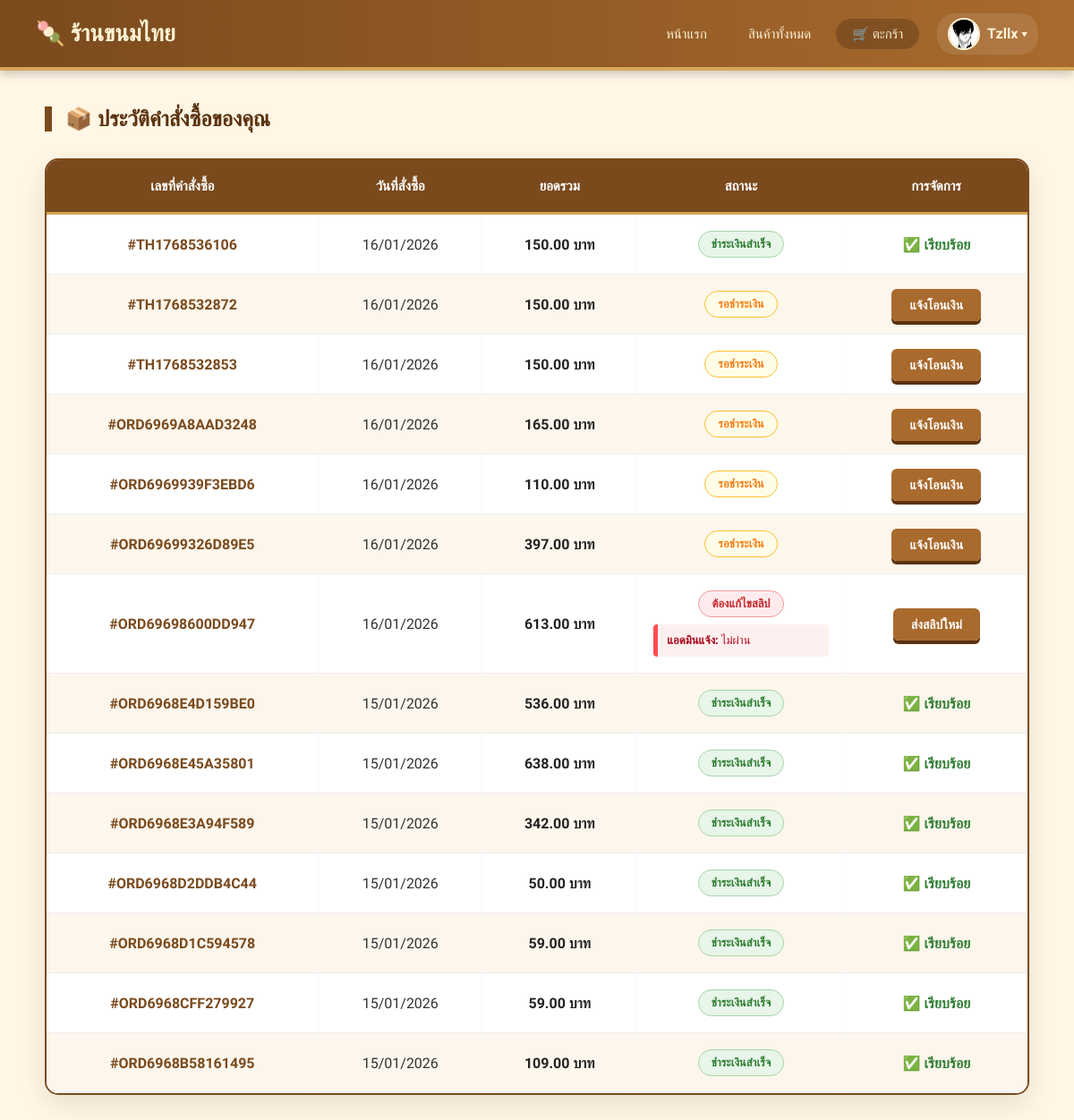
The page /my_orders.php (signed in) on the database its author committed.
### tables this page shows
CREATE TABLE `users` (
  `id` int(11) NOT NULL,
  `username` varchar(50) NOT NULL,
  `email` varchar(255) DEFAULT NULL,
  `phone` varchar(20) DEFAULT NULL,
  `address` text DEFAULT NULL,
  `profile_img` varchar(255) DEFAULT NULL,
  `password` varchar(255) NOT NULL,
  `created_at` timestamp NOT NULL DEFAULT current_timestamp(),
  `role` enum('admin','user') NOT NULL DEFAULT 'user',
  `last_active` datetime DEFAULT current_timestamp()
);

CREATE TABLE `orders` (
  `id` int(11) NOT NULL,
  `user_id` int(11) DEFAULT NULL,
  `receiver_name` varchar(100) DEFAULT NULL,
  `phone` varchar(20) DEFAULT NULL,
  `address` text DEFAULT NULL,
  `order_code` varchar(20) DEFAULT NULL,
  `total_price` int(11) DEFAULT NULL,
  `payment_method` varchar(20) NOT NULL,
  `created_at` datetime DEFAULT current_timestamp(),
  `status` varchar(20) NOT NULL DEFAULT 'pending',
  `slip_image` varchar(255) DEFAULT NULL,
  `transfer_time` datetime DEFAULT NULL,
  `reject_note` text DEFAULT NULL
);

### my_orders.php (the view, shortened to what this page needs)
<?php
require_once "db.php";
$user_id = $_SESSION['user_id'];
$orders = [];
$stmt_user = $pdo->prepare("SELECT profile_img, username FROM users WHERE id = ?");
$stmt_user->execute([$user_id]);
$user_data = $stmt_user->fetch(PDO::FETCH_ASSOC);
try {
    $sql = "SELECT id, order_code, total_price, status, created_at, reject_note
            FROM orders
            WHERE user_id = ?
            ORDER BY created_at DESC";
    $stmt = $pdo->prepare($sql);
    $stmt->execute([$user_id]);
    $orders = $stmt->fetchAll(PDO::FETCH_ASSOC);
} catch (PDOException $e) {
    error_log("Query Error: " . $e->getMessage());
}
?>
<!DOCTYPE html>
<html lang="th">
<head>
</head>
<body>
<header class="navbar">
    <a href="index.php" class="logo">🍡 ร้านขนมไทย</a>
    <nav>
        <a href="index.php">หน้าแรก</a>
        <a href="products.php">สินค้าทั้งหมด</a>
        <a href="cart.php" class="cart-link">
            🛒 ตะกร้า
        </a>
        <div class="user-menu-container">
            <div class="user-trigger">
                <?php if (!empty($user_data['profile_img']) && file_exists("uploads/" . $user_data['profile_img'])): ?>
                    <img src="uploads/<?= htmlspecialchars($user_data['profile_img']) ?>" class="user-avatar-nav">
                <?php else: ?>
                    <div class="user-avatar-initial"><?= mb_substr(htmlspecialchars($user_data['username']), 0, 1) ?></div>
                <?php endif; ?>
                <span><strong><?= htmlspecialchars($user_data['username']) ?></strong> ▾</span>
            </div>
        </div>
    </nav>
</header>
<div class="container">
    <h2>📦 ประวัติคำสั่งซื้อของคุณ</h2>
    <div class="order-table-container">
        <table>
            <thead>
                <tr>
                    <th>เลขที่คำสั่งซื้อ</th>
                    <th>วันที่สั่งซื้อ</th>
                    <th>ยอดรวม</th>
                    <th>สถานะ</th>
                    <th>การจัดการ</th>
                </tr>
            </thead>
            <tbody>
                <?php if (!empty($orders)): ?>
                    <?php foreach ($orders as $row): ?>
                    <tr>
                        <td style="font-weight:bold; color: #7a4a1d;">#<?= htmlspecialchars($row['order_code'] ?? $row['id']) ?></td>
                        <td><?= date('d/m/Y', strtotime($row['created_at'])) ?></td>
                        <td style="font-weight:bold; color: #222;"><?= number_format($row['total_price'], 2) ?> บาท</td>
                        <td>
                            <?php if ($row['status'] == 'paid'): ?>
                                <span class="status-pill status-paid">ชำระเงินสำเร็จ</span>
                            <?php elseif ($row['status'] == 'waiting_verification'): ?>
                                <span class="status-pill status-wait">ตรวจสอบสลิป</span>
                            <?php elseif ($row['status'] == 'pending' && !empty($row['reject_note'])): ?>
                                <span class="status-pill status-rejected">ต้องแก้ไขสลิป</span>
                                <div class="reject-box">
                                    <strong>แอดมินแจ้ง:</strong> <?= htmlspecialchars($row['reject_note']) ?>
                                </div>
                            <?php else: ?>
                                <span class="status-pill status-pending">รอชำระเงิน</span>
                            <?php endif; ?>
                        </td>
                        <td>
                            <?php if ($row['status'] == 'pending'): ?>
                                <a href="upload_slip.php?order_id=<?= $row['id'] ?>" class="btn-action">
                                    <?= !empty($row['reject_note']) ? 'ส่งสลิปใหม่' : 'แจ้งโอนเงิน' ?>
                                </a>
                            <?php elseif ($row['status'] == 'waiting_verification'): ?>
                                <span style="color: #666; font-size: 13px; font-style: italic;">⏳ กำลังตรวจสอบ...</span>
                            <?php else: ?>
                                <span style="color: #2e7d32; font-weight: bold;">✅ เรียบร้อย</span>
                            <?php endif; ?>
                        </td>
                    </tr>
                    <?php endforeach; ?>
                <?php endif; ?>
            </tbody>
        </table>
    </div>
</div>
</body>
</html>

### my_orders.php (style rules this page uses)
body { margin: 0; font-family: 'Sarabun', sans-serif; background: #fff6e5; color: #5a320f; }
.navbar { display: flex; justify-content: space-between; align-items: center; padding: 0 40px; height: 75px; background: linear-gradient(90deg, #7a4a1d, #a96a2d); border-bottom: 4px solid #d6a85a; position: sticky; top: 0; z-index: 1000; box-shadow: 0 4px 10px rgba(0,0,0,0.2); }
.navbar .logo { font-size: 26px; font-weight: bold; color: #fff3d6; text-decoration: none; }
.navbar nav { display: flex; align-items: center; gap: 10px; }
.navbar nav a { text-decoration: none; color: #fff3d6; padding: 8px 18px; border-radius: 25px; transition: 0.3s; font-size: 15px; }
.user-avatar-nav { width: 32px; height: 32px; border-radius: 50%; object-fit: cover; border: 2px solid #fff3d6; }
.cart-link { position: relative; background: rgba(0, 0, 0, 0.2) !important; }
.user-menu-container { position: relative; display: inline-block; margin-left: 10px; }
.user-trigger { color: #fff3d6; cursor: pointer; padding: 5px 12px; border-radius: 20px; display: flex; align-items: center; gap: 8px; background: rgba(255, 255, 255, 0.1); }
.container { max-width: 1100px; margin: 40px auto; padding: 0 20px; }
h2 { border-left: 8px solid #7a4a1d; padding-left: 15px; margin-bottom: 30px; }
.order-table-container { background: #ffffff; border-radius: 15px; overflow: hidden; box-shadow: 0 10px 30px rgba(0,0,0,0.1); border: 2px solid #7a4a1d; }
table { width: 100%; border-collapse: collapse; }
th { background-color: #7a4a1d; color: #ffffff; padding: 20px; text-align: center; font-size: 15px; border-bottom: 3px solid #d6a85a; }
td { padding: 18px; text-align: center; border-bottom: 1px solid #eee; border-right: 1px solid #f9f9f9; color: #333; }
td:last-child { border-right: none; }
tbody tr:nth-child(even) { background-color: #fdf6ec; }
.status-pill { padding: 6px 14px; border-radius: 20px; font-size: 13px; font-weight: bold; border: 1px solid; display: inline-block; }
.status-pending { background: #fffde7; color: #f57f17; border-color: #fbc02d; }
.status-paid { background: #e8f5e9; color: #2e7d32; border-color: #a5d6a7; }
.status-rejected { background: #ffebee; color: #c62828; border-color: #ef9a9a; }
.reject-box { margin-top: 8px; padding: 10px; background: #fff0f0; border-left: 5px solid #ff4d4f; border-radius: 4px; font-size: 13px; color: #a8071a; text-align: left; }
.btn-action { background: #a96a2d; color: #fff !important; padding: 10px 20px; border-radius: 6px; text-decoration: none; font-size: 14px; font-weight: bold; box-shadow: 0 4px 0 #5a320f; transition: 0.2s; }

### rows shown on the page
users: profile_img (picture), username "Tzllx"
orders: order_code "TH1768536106", created_at "16/01/2026", total_price "150.00", status "ชำระเงินสำเร็จ"
orders: order_code "TH1768532872", created_at "16/01/2026", total_price "150.00", status "รอชำระเงิน", shows "แจ้งโอนเงิน"
orders: order_code "TH1768532853", created_at "16/01/2026", total_price "150.00", status "รอชำระเงิน", shows "แจ้งโอนเงิน"
orders: order_code "ORD6969A8AAD3248", created_at "16/01/2026", total_price "165.00", status "รอชำระเงิน", shows "แจ้งโอนเงิน"
orders: order_code "ORD6969939F3EBD6", created_at "16/01/2026", total_price "110.00", status "รอชำระเงิน", shows "แจ้งโอนเงิน"
orders: order_code "ORD69699326D89E5", created_at "16/01/2026", total_price "397.00", status "รอชำระเงิน", shows "แจ้งโอนเงิน"
orders: order_code "ORD69698600DD947", created_at "16/01/2026", total_price "613.00", reject_note "ไม่ผ่าน", shows "ส่งสลิปใหม่"
orders: order_code "ORD6968E4D159BE0", created_at "15/01/2026", total_price "536.00", status "ชำระเงินสำเร็จ"
orders: order_code "ORD6968E45A35801", created_at "15/01/2026", total_price "638.00", status "ชำระเงินสำเร็จ"
orders: order_code "ORD6968E3A94F589", created_at "15/01/2026", total_price "342.00", status "ชำระเงินสำเร็จ"
orders: order_code "ORD6968D2DDB4C44", created_at "15/01/2026", total_price "50.00", status "ชำระเงินสำเร็จ"
orders: order_code "ORD6968D1C594578", created_at "15/01/2026", total_price "59.00", status "ชำระเงินสำเร็จ"
orders: order_code "ORD6968CFF279927", created_at "15/01/2026", total_price "59.00", status "ชำระเงินสำเร็จ"
orders: order_code "ORD6968B58161495", created_at "15/01/2026", total_price "109.00", status "ชำระเงินสำเร็จ"
